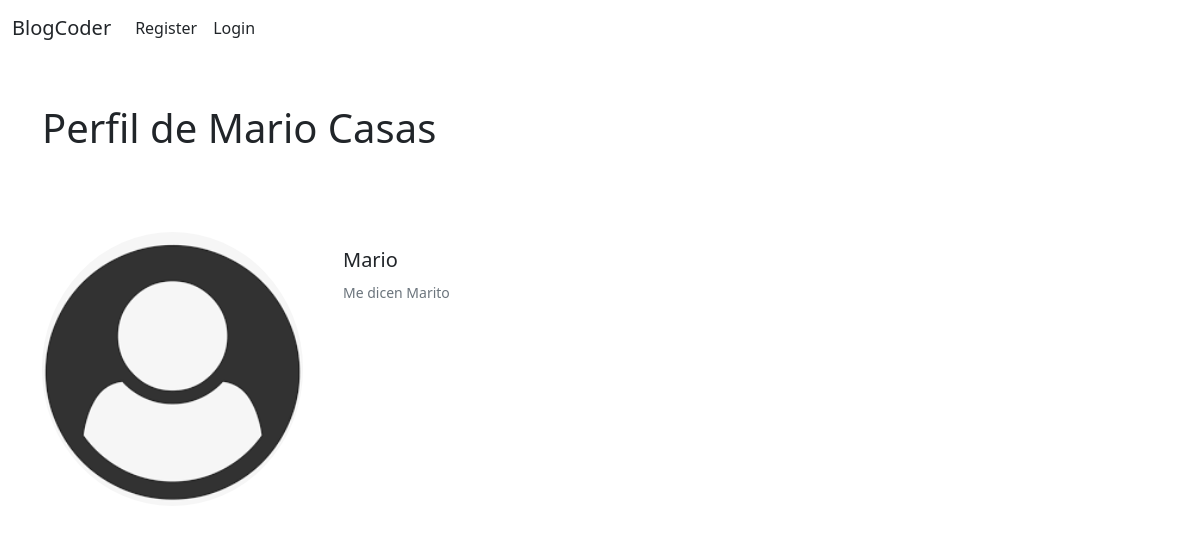
The app's page /users/4/profile/ with its own data.
### Blog/models.py (models this page shows, shortened)
class Profile(models.Model):
    user = models.OneToOneField(User, null=True, on_delete=models.CASCADE)
    bio = models.TextField()
    profile_pic = models.ImageField(null=True,blank=True,upload_to="images/profile/")
    twitter_url = models.CharField(max_length=255,null=True,blank=True)
    fb_url = models.CharField(max_length=255,null=True,blank=True)
    linkedin_url = models.CharField(max_length=255,null=True,blank=True)
    ig_url = models.CharField(max_length=255,null=True,blank=True)
    pin_url = models.CharField(max_length=255,null=True,blank=True)

### users/views.py (the view)
# urls.py: path('<int:pk>/profile/',ProfilePageView.as_view(),name="profile-page"),
class ProfilePageView(DetailView):
    model = Profile
    template_name = 'registration/user_profile.html'
    def get_context_data(self,*args, **kwargs):
        context= super(ProfilePageView,self).get_context_data(*args,**kwargs)
        page_user = get_object_or_404(Profile,id=self.kwargs['pk'])
        context["page_user"] = page_user
        return context

### users/templates/registration/user_profile.html
{%extends 'home.html'%}
{%load static%}
{%block content%}
<h1>Perfil de {{profile.user.first_name}} {{profile.user.last_name}}</h1><br><br><br>
<div class="card mb-3 border-0">
    <div class="row no-gutters">
      <div class="col-sm-3">
        {% if page_user.profile_pic %}
        <img src="{{page_user.profile_pic.url}}" class="card-img rounded-circle">
        {%else%}
        <img src="{% static 'Blog\images\index.png' %}" class="card-img rounded-circle">
        {%endif%}
        </div>
      <div class="col-sm-auto">
        <div class="card-body">
          <h5 class="card-title">{{page_user.user.first_name}}</h5>
          {%if page_user.bio%}
          <p class="card-text"><small class="text-muted">{{page_user.bio}}</small></p>
          {%else%}
          <p class="card-text"><small class="text-muted">No escribí mi bio todavía.</small></p>
          {%endif%}
        </div>
      </div>
    </div>
</div>
{%endblock%}

### records on screen
Profile: user.first_name "Mario", user.last_name "Casas", bio "Me dicen Marito"
